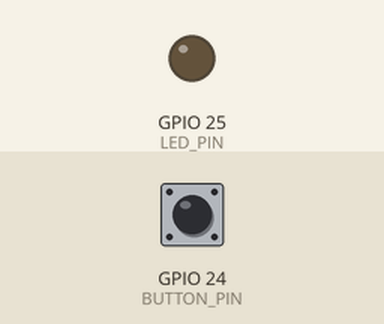
Simulated run of this program. Board: Raspberry Pi (BCM pin numbers). Shown: output pins drawn as LEDs (lit = HIGH). The test bench sets the inputs (shaded band); at power-on: GPIO 24 (BUTTON_PIN) LOW. What the program prints to the terminal is not drawn.

Above: at 1.2 s.
1.3 s: GPIO 24 (BUTTON_PIN) pulled HIGH for 0.15 s
At 1.37 s:
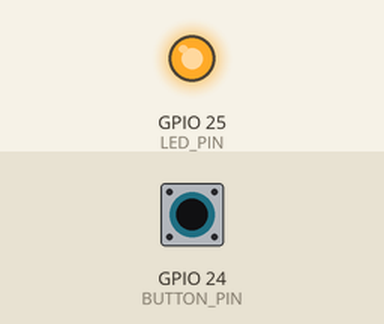
2.9 s: GPIO 24 (BUTTON_PIN) pulled HIGH for 3.2 s
At 6.8 s:
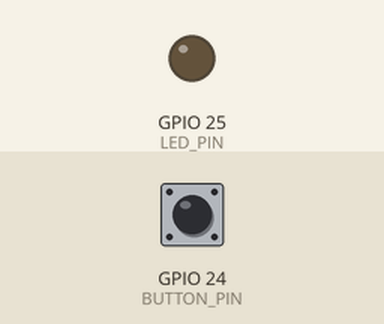
Timing chart, 0 to 8.3 s (numbered marks = the images above; inputs shaded):
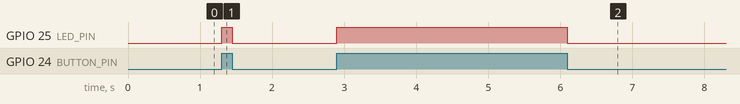

Measured:
- after the input at 1.3 s, GPIO 25 (LED_PIN): LOW → HIGH at once, → LOW 0.15 s later
- after the input at 2.9 s, GPIO 25 (LED_PIN): LOW → HIGH at once, → LOW 3.2 s later

The program:

button.py
```python
# button.py
# Written by Zachary Ferguson.
# A program for the Raspberry Pi that reads the state of a button and controls
# the state of a LED.

# Import the necessary files for GPIO use and sleeping the program.
import RPi.GPIO as GPIO

# Constant for the pin to which the LED is plugged attached.
LED_PIN = 25
# Constant for the pin to which the button is plugged attached.
BUTTON_PIN = 24


# Setup the GPIO pins for an output on LED_PIN.
def setup():
    print("Setting up GPIO")
    GPIO.setmode(GPIO.BCM)
    GPIO.setup(LED_PIN, GPIO.OUT)   # Set the LED pin as an output.
    GPIO.setup(BUTTON_PIN, GPIO.IN) # Set the button pin as an input.
    print("Done Setup\n\nPush the Button.")


# Loop function for the program that reads the state of the button then writes
# the state to the LED.
def loop():
    # Get the state of the button.
    buttonState = GPIO.input(BUTTON_PIN)
    # Set the LED to the same state as the button.
    GPIO.output(LED_PIN, buttonState)


# Main function for the script.
# Sets up then loops then cleans up.
def main():
    try:
        setup()
        while True:
            loop()
    except (KeyboardInterrupt, SystemExit):
        print("\nCleaning up GPIO")
        GPIO.cleanup()
        print("Exiting")
        exit()

# If being run directly.
if __name__ == "__main__":
    main()
```
